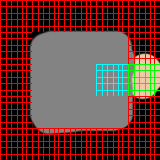

The image is a tile-based game level rendered from a .tmx file. Its description and source (layers, tilesets, objects; grid data summarised) follow:
An orthogonal 5x5 tile map with 32x32 px tiles, 1 tile layer (meta), 2 tilesets, 1 image layer.

<map version="1.0" orientation="orthogonal" renderorder="right-down" width="5" height="5" tilewidth="32" tileheight="32" nextobjectid="1">
 <tileset firstgid="1" name="mesh" tilewidth="32" tileheight="32">
  <tile id="0">
   <image width="32" height="32" source="../Tiles/mesh_blue.png" />
  </tile>
  <tile id="1">
   <properties>
    <property name="door" value="1" />
   </properties>
   <image width="32" height="32" source="../Tiles/mesh_green.png" />
  </tile>
  <tile id="2">
   <image width="32" height="32" source="../Tiles/mesh_orange.png" />
  </tile>
  <tile id="3">
   <image width="32" height="32" source="../Tiles/mesh_purple.png" />
  </tile>
  <tile id="4">
   <properties>
    <property name="collision_all" value="" />
   </properties>
   <image width="32" height="32" source="../Tiles/mesh_red.png" />
  </tile>
  <tile id="5">
   <properties>
    <property name="player_spawn" value="" />
   </properties>
   <image width="32" height="32" source="../Tiles/mesh_teal.png" />
  </tile>
  <tile id="6">
   <image width="32" height="32" source="../Tiles/mesh_yellow.png" />
  </tile>
 </tileset>
 <tileset firstgid="8" name="sd" tilewidth="1" tileheight="1" />
 <imagelayer name="bottom">
  <image source="Test_world_2_previous.png" />
 </imagelayer>
 <layer name="meta" width="5" height="5">
  <data>[25 cells, 17 non-empty, 3 distinct tile ids]</data>
 </layer>
</map>
